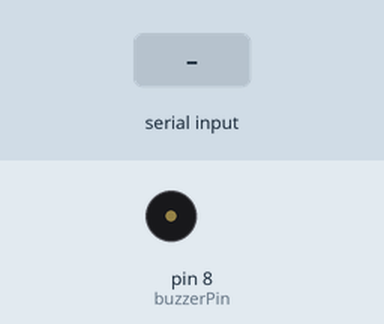
Simulated run of this sketch. Board: Arduino Uno, built with avr-gcc and run on an emulated ATmega328P. Shown: buzzer (waves = sounding). The inputs (shaded band) are chosen by the test bench. What the sketch prints to the serial monitor is not drawn.

Above: at 1.2 s.
1.3 s: "1\n" received over Serial
At 1.65 s:
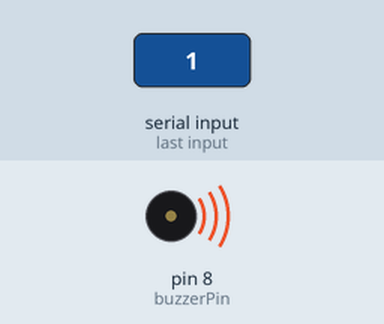
4.3 s: "0\n" received over Serial
At 4.45 s:
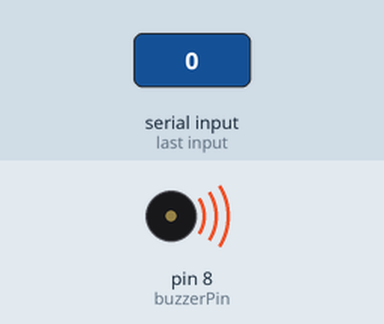
Timing chart, 0 to 7.7 s (numbered marks = the images above; inputs shaded):
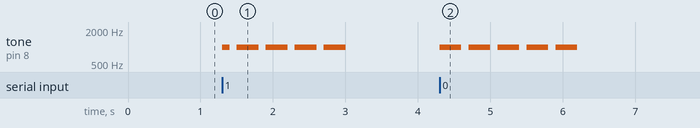

The sketch:

sketch_jun8b.ino
```cpp
#include <ctype.h>

const int buzzerPin = 8;
const int frequency = 4000;
const int unit = 100;

struct MorseCode
{
  char letter;
  const char* code;
};

MorseCode morseTable[] =
{
  {'A', ".-"}, {'B', "-..."}, {'C', "-.-."},
  {'D', "-.."}, {'E', "."}, {'F', "..-."},
  {'G', "--."}, {'H', "...."}, {'I', ".."},
  {'J', ".---"}, {'K', "-.-"}, {'L', ".-.."},
  {'M', "--"}, {'N', "-."}, {'O', "---"},
  {'P', ".--."}, {'Q', "--.-"}, {'R', ".-."},
  {'S', "..."}, {'T', "-"}, {'U', "..-"},
  {'V', "...-"}, {'W', ".--"}, {'X', "-..-"},
  {'Y', "-.--"}, {'Z', "--.."},

  {'0', "-----"}, {'1', ".----"},
  {'2', "..---"}, {'3', "...--"},
  {'4', "....-"}, {'5', "....."},
  {'6', "-...."}, {'7', "--..."},
  {'8', "---.."}, {'9', "----."}
};

void playDot()
{
  tone(buzzerPin, 1000);
  delay(unit);
  noTone(buzzerPin);
  delay(unit);
}

void playDash()
{
  tone(buzzerPin, 1000);
  delay(3 * unit);
  noTone(buzzerPin);
  delay(unit);
}

void playMorseChar(char c)
{
  c = toupper(c);

  for (int i = 0; i < sizeof(morseTable)/sizeof(morseTable[0]); i++)
  {
    if (morseTable[i].letter == c)
    {
      const char* code = morseTable[i].code;

      for (int j = 0; code[j] != '\0'; j++)
      {
        if (code[j] == '.')
        {
          playDot();
          Serial.print(".");
        }
        else
        {
          playDash();
          Serial.print("-");
        }
      }

      Serial.print(" ");
      delay(2 * unit);
      return;
    }
  }
}

void setup()
{
  pinMode(buzzerPin, OUTPUT);
  Serial.begin(9600);

  Serial.println("=== MORSE CODE BUZZER ===");
  Serial.println("Type text and press Enter");
}

void loop()
{
  if (Serial.available())
  {
    String message = Serial.readStringUntil('\n');

    Serial.print("Received: ");
    Serial.println(message);

    for (int i = 0; i < message.length(); i++)
    {
      if (message[i] == ' ')
      {
        delay(7 * unit);
        Serial.print(" / ");
      }
      else
      {
        playMorseChar(message[i]);
      }
    }

    Serial.println();
    Serial.println("Transmission Complete");
  }
}
```

Measured:
- after the input at 1.3 s, tone on pin 8 (buzzerPin): silent → 1000 Hz at once, then repeats every 0.40 s: silent 0.10 s, 1000 Hz 0.30 s, until it stays silent from 3.0 s
- after the input at 4.3 s, tone on pin 8 (buzzerPin): alternates 1000 Hz for 0.30 s and silent for 0.10 s, 10 changes in all, then stays silent, starting at once
